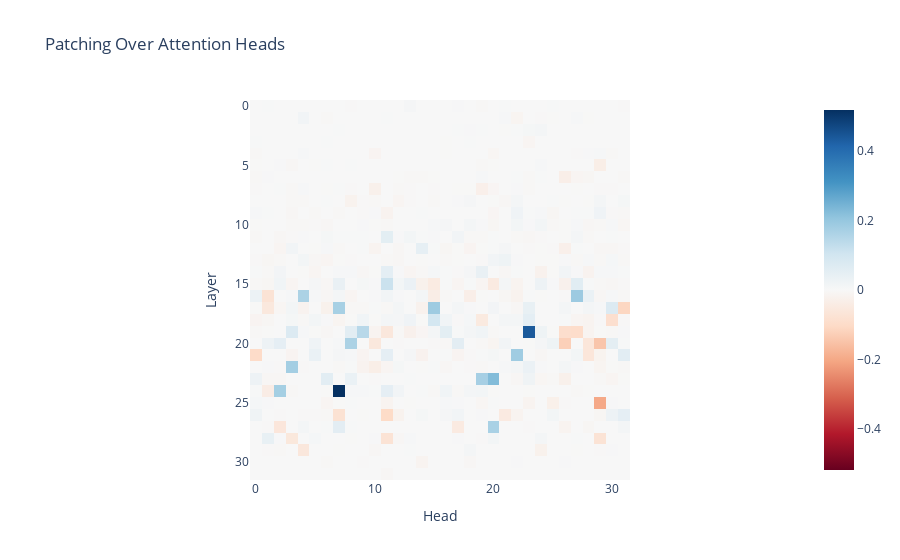

The notebook cell saved with this chart:
### Code cell
fig = px.imshow(
    patching_results,
    color_continuous_scale="RdBu",
    color_continuous_midpoint=0.0,
    title="Patching Over Attention Heads"
)

fig.update_layout(
    xaxis_title="Head",
    yaxis_title="Layer"
)

fig.show()

### Figure 1 — Plotly figure (JSON) as saved in the notebook; plotly's stock layout.template omitted (floating-point values rounded to 4 significant figures; data arrays with more than 128 entries replaced by an {"elided": "..."} marker saying what was removed)
{"data": [{"coloraxis": "coloraxis", "hovertemplate": "x: %{x}<br>y: %{y}<br>color: %{z}<extra></extra>", "name": "0", "type": "heatmap", "xaxis": "x", "yaxis": "y", "z": {"elided": "32x32 float values"}}], "layout": {"coloraxis": {"cmid": 0, "colorscale": [[0, "rgb(103,0,31)"], [0.1, "rgb(178,24,43)"], [0.2, "rgb(214,96,77)"], [0.3, "rgb(244,165,130)"], [0.4, "rgb(253,219,199)"], [0.5, "rgb(247,247,247)"], [0.6, "rgb(209,229,240)"], [0.7, "rgb(146,197,222)"], [0.8, "rgb(67,147,195)"], [0.9, "rgb(33,102,172)"], [1, "rgb(5,48,97)"]]}, "title": {"text": "Patching Over Attention Heads"}, "xaxis": {"anchor": "y", "constrain": "domain", "domain": [0, 1], "scaleanchor": "y", "title": {"text": "Head"}}, "yaxis": {"anchor": "x", "autorange": "reversed", "constrain": "domain", "domain": [0, 1], "title": {"text": "Layer"}}}}
